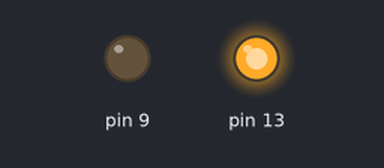
Bench run of a sketch on a simulated Arduino Uno, built with avr-gcc and run on an emulated ATmega328P. Shown: output pins drawn as LEDs (lit = HIGH).

Above: at 0.5 s.
At 2.0 s:
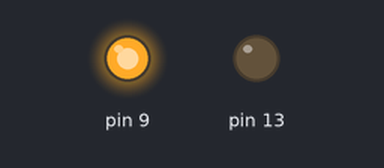
At 6.5 s:
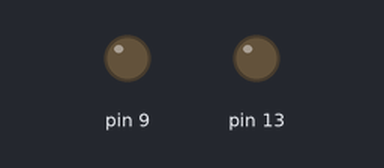
Timing chart, 0 to 8.1 s (numbered marks = the images above):
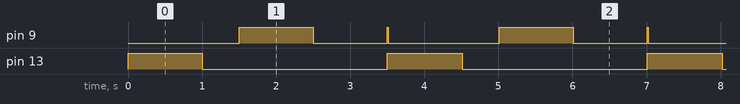

Measured:
- by itself, pin 9: repeats every 3.5 s: LOW 1.0 s, HIGH 0.01 s, LOW 1.5 s, HIGH 1.0 s
- by itself, pin 13: alternates HIGH for 1.0 s and LOW for 2.5 s
- by itself, everything shown: repeats every 3.5 s, in 5 steps

The sketch:

Blink_Friday_Activity_1_31.ino
```cpp
// Eden Fusman
//1/27/22
//Blink LED Code Assesment #1
void setup(){
pinMode(13, OUTPUT);
pinMode (9, OUTPUT);
}

void loop() {
  // put your main code here, to run repeatedly:
digitalWrite(13, HIGH);
  delay(1000);
  digitalWrite(13, LOW);
  delay(500);
  digitalWrite(9, HIGH);
  delay(1000);
  digitalWrite(9, LOW);
  delay(1000);
digitalWrite(13,HIGH);
digitalWrite(9,HIGH);
delay(10);
digitalWrite(13,LOW);
digitalWrite(9,LOW);

}
```
